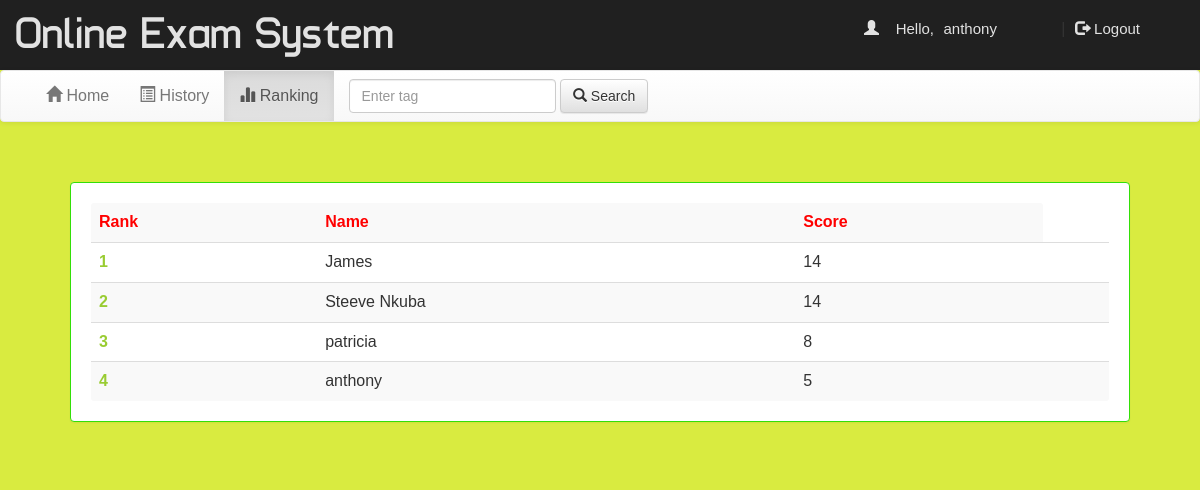
The app's page /account.php?q=3 (signed in) with its own data.
### tables this page shows
CREATE TABLE `rank` (
  `email` varchar(50) NOT NULL,
  `score` int(11) NOT NULL,
  `time` timestamp NOT NULL DEFAULT CURRENT_TIMESTAMP ON UPDATE CURRENT_TIMESTAMP
);

CREATE TABLE `user` (
  `name` varchar(50) NOT NULL,
  `gender` varchar(5) NOT NULL,
  `college` varchar(100) NOT NULL,
  `email` varchar(50) NOT NULL,
  `mob` bigint(20) NOT NULL,
  `password` varchar(50) NOT NULL
);

### account.php (the view, shortened to what this page needs)
<!DOCTYPE html PUBLIC "-//W3C//DTD XHTML 1.0 Transitional//EN" "http://www.w3.org/TR/xhtml1/DTD/xhtml1-transitional.dtd">
<html xmlns="http://www.w3.org/1999/xhtml">
<head>
<link  rel="stylesheet" href="css/bootstrap.min.css"/>
 <link  rel="stylesheet" href="css/bootstrap-theme.min.css"/>
 <link rel="stylesheet" href="css/main.css">
 <link  rel="stylesheet" href="css/font.css">
</head>
<body>
<div class="header">
<div class="row">
<div class="col-lg-6">
<span class="logo">Online Exam System</span></div>
<div class="col-md-4 col-md-offset-2">
 <?php
 include_once 'dbConnection.php';
  if(!(isset($_SESSION['email']))){
header("location:index.php");
}
else
{
$name = $_SESSION['name'];
echo '<span class="pull-right top title1" ><span class="log1"><span class="glyphicon glyphicon-user" aria-hidden="true"></span>&nbsp;&nbsp;&nbsp;&nbsp;Hello,</span> <a href="account.php?q=1" class="log log1">'.$name.'</a>&nbsp;|&nbsp;<a href="logout.php?q=account.php" class="log"><span class="glyphicon glyphicon-log-out" aria-hidden="true"></span>&nbsp;Logout</button></a></span>';
}?>
</div>
</div></div>
<div class="bg">
<nav class="navbar navbar-default title1">
  <div class="container-fluid">
    <div class="collapse navbar-collapse" id="bs-example-navbar-collapse-1">
      <ul class="nav navbar-nav">
        <li <?php if(@$_GET['q']==1) echo'class="active"'; ?> ><a href="account.php?q=1"><span class="glyphicon glyphicon-home" aria-hidden="true"></span>&nbsp;Home<span class="sr-only">(current)</span></a></li>
        <li <?php if(@$_GET['q']==2) echo'class="active"'; ?>><a href="account.php?q=2"><span class="glyphicon glyphicon-list-alt" aria-hidden="true"></span>&nbsp;History</a></li>
		<li <?php if(@$_GET['q']==3) echo'class="active"'; ?>><a href="account.php?q=3"><span class="glyphicon glyphicon-stats" aria-hidden="true"></span>&nbsp;Ranking</a></li></ul>
            <form class="navbar-form navbar-left" role="search">
        <div class="form-group">
          <input type="text" class="form-control" placeholder="Enter tag ">
        </div>
        <button type="submit" class="btn btn-default"><span class="glyphicon glyphicon-search" aria-hidden="true"></span>&nbsp;Search</button>
      </form>
      </div>
  </div>
</nav>
<div class="container">
<div class="row">
<div class="col-md-12">
<?php
if(@$_GET['q']== 3)
{
$q=mysqli_query($con,"SELECT * FROM rank  ORDER BY score DESC " )or die('Error223');
echo  '<div class="panel title">
<table class="table table-striped title1" >
<tr style="color:red"><td><b>Rank</b></td><td><b>Name</b></td><td><b>Score</b></td></tr>';
$c=0;
while($row=mysqli_fetch_array($q) )
{
$e=$row['email'];
$s=$row['score'];
$q12=mysqli_query($con,"SELECT * FROM user WHERE email='$e' " )or die('Error231');
while($row=mysqli_fetch_array($q12) )
{
$name=$row['name'];
}
$c++;
echo '<tr><td style="color:#99cc32"><b>'.$c.'</b></td><td>'.$name.'</td><td>'.$s.'</td><td>';
}
echo '</table></div>';}
?>
</div></div></div></div>
</body>
</html>

### css/main.css (style rules this page uses)
body { overflow-x: hidden; width: 100%; font: 15px "Century Gothic", "Times Roman", sans-serif; background: #d9eb40; min-height: 550px; background-attachment: fixed; }
.bg { min-height: 540px; }
.panel { border-color: #32df07; margin: 40px; padding: 20px; font: 15px "Century Gothic", "Times Roman", sans-serif; }
.title { font-family: "typo"; }
.header { background: #202020; height: 70px; }
.logo { font-family: "typo"; font-size: 45px; color: #e2e2e2; margin: 15px; }
.title1 { font: 16px "Century Gothic", "Times Roman", sans-serif; }
.top { margin-top: 20px; }
.log1 { font: 15px "Ubuntu", sans-serif; color: #e2e2e2; margin-left: 10px; }
.log { margin: 10px; margin-right: 60px; margin-left: 5px; color: #e2e2e2; text-decoration: none; font-size: 20px; font-size: 15px; }

### records on screen
rank: user.name "James", score "14"
rank: user.name "Steeve Nkuba", score "14"
rank: user.name "patricia", score "8"
rank: user.name "anthony", score "5"

### other values on screen
$name "anthony"
